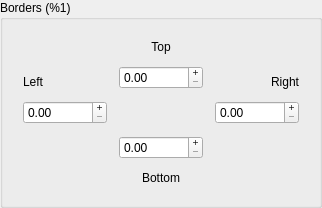
           <widget class="QGroupBox" name="m_paperBordersGroup">
            <property name="title">
             <string>Borders (%1)</string>
            </property>
            <layout class="QGridLayout" name="_9">
             <property name="margin">
              <number>20</number>
             </property>
             <property name="spacing">
              <number>12</number>
             </property>
             <item row="0" column="1">
              <widget class="QLabel" name="m_paperBordersTopLabel">
               <property name="text">
                <string>Top</string>
               </property>
               <property name="alignment">
                <set>Qt::AlignBottom|Qt::AlignHCenter</set>
               </property>
              </widget>
             </item>
             <item row="1" column="0">
              <widget class="QLabel" name="m_paperBordersLeftLabel">
               <property name="text">
                <string>Left</string>
               </property>
               <property name="alignment">
                <set>Qt::AlignBottom|Qt::AlignLeading|Qt::AlignLeft</set>
               </property>
              </widget>
             </item>
             <item row="1" column="2">
              <widget class="QLabel" name="m_paperBordersRightLabel">
               <property name="text">
                <string>Right</string>
               </property>
               <property name="alignment">
                <set>Qt::AlignBottom|Qt::AlignRight|Qt::AlignTrailing</set>
               </property>
              </widget>
             </item>
             <item row="4" column="1">
              <widget class="QLabel" name="m_paperBordersBottomLabel">
               <property name="text">
                <string>Bottom</string>
               </property>
               <property name="alignment">
                <set>Qt::AlignHCenter|Qt::AlignTop</set>
               </property>
              </widget>
             </item>
             <item row="1" column="1">
              <widget class="SnapSpinBox" name="m_paperBorderTopInput">
               <property name="sizePolicy">
                <sizepolicy hsizetype="Maximum" vsizetype="Fixed">
                 <horstretch>0</horstretch>
                 <verstretch>0</verstretch>
                </sizepolicy>
               </property>
               <property name="buttonSymbols">
                <enum>QAbstractSpinBox::PlusMinus</enum>
               </property>
               <property name="maximum">
                <double>999999.000000000000000</double>
               </property>
              </widget>
             </item>
             <item row="2" column="2">
              <widget class="SnapSpinBox" name="m_paperBorderRightInput">
               <property name="sizePolicy">
                <sizepolicy hsizetype="Maximum" vsizetype="Fixed">
                 <horstretch>0</horstretch>
                 <verstretch>0</verstretch>
                </sizepolicy>
               </property>
               <property name="buttonSymbols">
                <enum>QAbstractSpinBox::PlusMinus</enum>
               </property>
               <property name="maximum">
                <double>999999.000000000000000</double>
               </property>
              </widget>
             </item>
             <item row="2" column="0">
              <widget class="SnapSpinBox" name="m_paperBorderLeftInput">
               <property name="sizePolicy">
                <sizepolicy hsizetype="Maximum" vsizetype="Fixed">
                 <horstretch>0</horstretch>
                 <verstretch>0</verstretch>
                </sizepolicy>
               </property>
               <property name="buttonSymbols">
                <enum>QAbstractSpinBox::PlusMinus</enum>
               </property>
               <property name="maximum">
                <double>999999.000000000000000</double>
               </property>
              </widget>
             </item>
             <item row="3" column="1">
              <widget class="SnapSpinBox" name="m_paperBorderBottomInput">
               <property name="sizePolicy">
                <sizepolicy hsizetype="Maximum" vsizetype="Fixed">
                 <horstretch>0</horstretch>
                 <verstretch>0</verstretch>
                </sizepolicy>
               </property>
               <property name="buttonSymbols">
                <enum>QAbstractSpinBox::PlusMinus</enum>
               </property>
               <property name="maximum">
                <double>999999.000000000000000</double>
               </property>
              </widget>
             </item>
            </layout>
           </widget>
